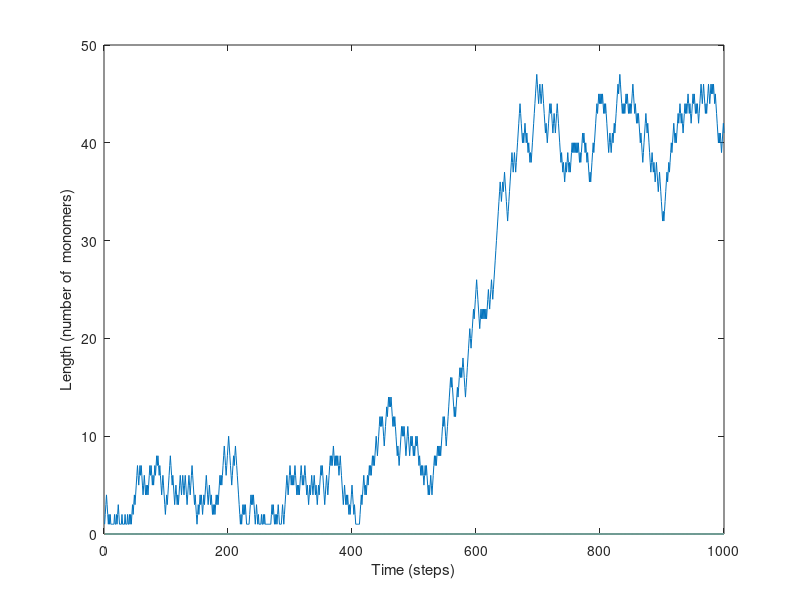
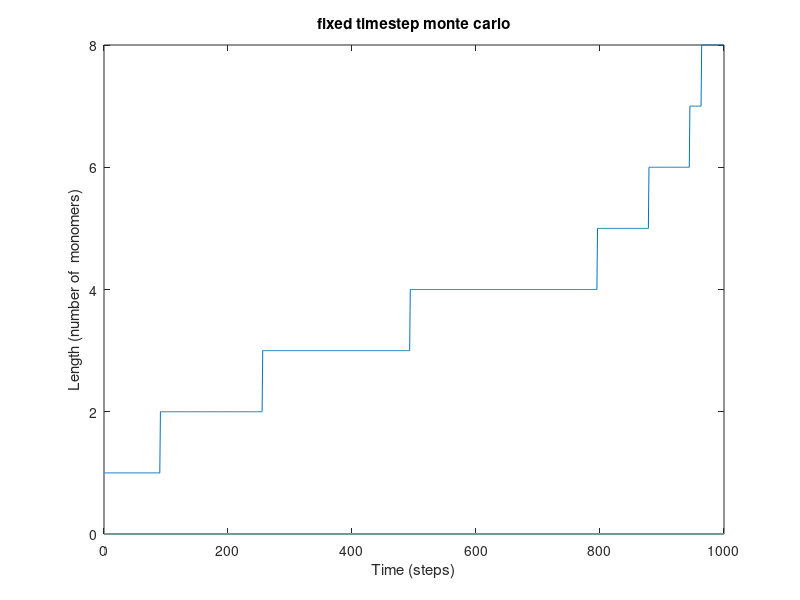

Source code (MATLAB) for these figures, in order: (Note: this script raises an error after producing the figures.)
% nargesr@uci.edu
%% section 1
% actin filament
out = zeros(1000);
out(1) = 1;
for i=2:1000
    rnd = rand();
    if rnd == 0
        out(i) = 1;
    elseif rnd < 0.5 && out(i-1) > 1
        out(i) = out(i-1) - 1;
    elseif rnd < 0.5
        out(i) = out(i-1);
    else
        out(i) = out(i-1) + 1;
    end
end

figure;
plot(out);
xlabel('Time (steps)');
ylabel('Length (number of  monomers)');

%% section 2 (fixed timestep monte carlo)
p = 0;
for i=1:10000
    if rand() < 0.25
        p = p + 1;
    end
end
disp(p);
disp('p * 10000 is about 2500');

%----------

out = zeros(1000);
out(1) = 1;
kon = 1000;
koff = 2;
time = 0;
for i=2:1000
    dt = (1/min(kon,koff))*(1/100);
    time = time + dt;
    if rand() < kon * dt && out(i-1) > 1;
        out(i) = out(i-1) - 1;
    else
        out(i) = out(i-1);
    end
    if rand() < koff * dt
        out(i) = out(i-1) + 1;
    else
        out(i) = out(i-1);
    end
end
fprintf('Time is  %f\n', time);

figure;
plot(out);
title('fixed timestep monte carlo');
xlabel('Time (steps)');
ylabel('Length (number of  monomers)');
figure;
histogram(out);
title('fixed timestep monte carlo (histogram)');
ylabel('Number of time steps');
xlabel('Length (number of  monomers)');

%% section 4 (Gillespie / next event)
exp = 0;
for i=1:10000
    exp = exp + exprnd(5);
end
fprintf('The mean of 10,000 random numbers made with exprnd(5) is %f\n', (exp / 10000));

kon = 70;
koff = 5;
time_total = 5;
time_step = 0.1;
kon_set = 0:time_step:kon;
out = zeros(1, length(kon_set));
for i=2:length(kon_set)
    out(i) = 1;
    time = 0;
    while (time < time_total)
        rndkon = exprnd(1/kon);
        rndkoff = exprnd(1/koff);
        if rndkon < rndkoff;
            out(i) = out(i-1) + 1;
            time = time + rndkon;
        else
            if out(i) > 1
                out(i) = out(i-1) - 1;
            end
            time = time + rndkoff;
        end
    end
end
fprintf('Time is %f\n', time);

figure;
plot(kon_set, out);
title('Gillespie');
xlabel('Time (steps)');
ylabel('Length (number of  monomers)');
figure;
histogram(out);
title('Gillespie (histogram)');
ylabel('Number of time steps');
xlabel('Length (number of  monomers)');

